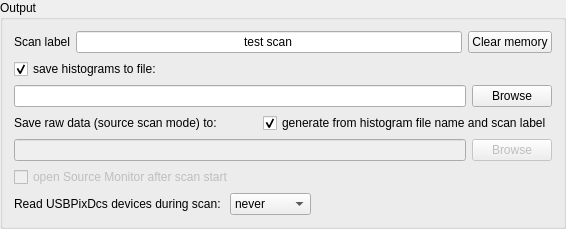
            <widget class="QGroupBox" name="groupBox_5">
             <property name="title">
              <string>Output</string>
             </property>
             <layout class="QVBoxLayout" name="verticalLayout_31">
              <item>
               <layout class="QVBoxLayout" name="verticalLayout_12">
                <item>
                 <layout class="QHBoxLayout">
                  <item>
                   <widget class="QLabel" name="textLabel1_4">
                    <property name="text">
                     <string>Scan label</string>
                    </property>
                    <property name="wordWrap">
                     <bool>false</bool>
                    </property>
                   </widget>
                  </item>
                  <item>
                   <widget class="QLineEdit" name="scanLabel">
                    <property name="text">
                     <string>test scan</string>
                    </property>
                    <property name="alignment">
                     <set>Qt::AlignHCenter</set>
                    </property>
                   </widget>
                  </item>
                  <item>
                   <widget class="QPushButton" name="clearLabelMem">
                    <property name="text">
                     <string>Clear memory</string>
                    </property>
                   </widget>
                  </item>
                 </layout>
                </item>
                <item>
                 <widget class="QCheckBox" name="saveFile">
                  <property name="enabled">
                   <bool>true</bool>
                  </property>
                  <property name="text">
                   <string>save histograms to file:</string>
                  </property>
                  <property name="checked">
                   <bool>true</bool>
                  </property>
                 </widget>
                </item>
                <item>
                 <layout class="QHBoxLayout">
                  <item>
                   <widget class="QLineEdit" name="scanFileName">
                    <property name="enabled">
                     <bool>true</bool>
                    </property>
                   </widget>
                  </item>
                  <item>
                   <widget class="QPushButton" name="scanFileBrowse">
                    <property name="enabled">
                     <bool>true</bool>
                    </property>
                    <property name="text">
                     <string>Browse</string>
                    </property>
                   </widget>
                  </item>
                 </layout>
                </item>
                <item>
                 <layout class="QHBoxLayout" name="horizontalLayout_9">
                  <item>
                   <widget class="QLabel" name="label_4">
                    <property name="text">
                     <string>Save raw data (source scan mode) to:</string>
                    </property>
                   </widget>
                  </item>
                  <item>
                   <spacer name="horizontalSpacer_6">
                    <property name="orientation">
                     <enum>Qt::Horizontal</enum>
                    </property>
                    <property name="sizeHint" stdset="0">
                     <size>
                      <width>40</width>
                      <height>20</height>
                     </size>
                    </property>
                   </spacer>
                  </item>
                  <item>
                   <widget class="QCheckBox" name="appIndRawfile">
                    <property name="text">
                     <string>generate from histogram file name and scan label</string>
                    </property>
                    <property name="checked">
                     <bool>true</bool>
                    </property>
                   </widget>
                  </item>
                 </layout>
                </item>
                <item>
                 <layout class="QHBoxLayout" name="_2">
                  <item>
                   <widget class="QLineEdit" name="rawFileName">
                    <property name="enabled">
                     <bool>false</bool>
                    </property>
                   </widget>
                  </item>
                  <item>
                   <widget class="QPushButton" name="rawFileBrowse">
                    <property name="enabled">
                     <bool>false</bool>
                    </property>
                    <property name="text">
                     <string>Browse</string>
                    </property>
                   </widget>
                  </item>
                 </layout>
                </item>
                <item>
                 <widget class="QCheckBox" name="sourceMonBox">
                  <property name="enabled">
                   <bool>false</bool>
                  </property>
                  <property name="text">
                   <string>open Source Monitor after scan start</string>
                  </property>
                 </widget>
                </item>
                <item>
                 <layout class="QHBoxLayout" name="horizontalLayout_26">
                  <item>
                   <widget class="QLabel" name="label_14">
                    <property name="text">
                     <string>Read USBPixDcs devices during scan: </string>
                    </property>
                   </widget>
                  </item>
                  <item>
                   <widget class="QComboBox" name="dcsReadBox">
                    <item>
                     <property name="text">
                      <string>never</string>
                     </property>
                    </item>
                    <item>
                     <property name="text">
                      <string>after start</string>
                     </property>
                    </item>
                   </widget>
                  </item>
                  <item>
                   <spacer name="horizontalSpacer_31">
                    <property name="orientation">
                     <enum>Qt::Horizontal</enum>
                    </property>
                    <property name="sizeHint" stdset="0">
                     <size>
                      <width>40</width>
                      <height>20</height>
                     </size>
                    </property>
                   </spacer>
                  </item>
                 </layout>
                </item>
               </layout>
              </item>
             </layout>
            </widget>
